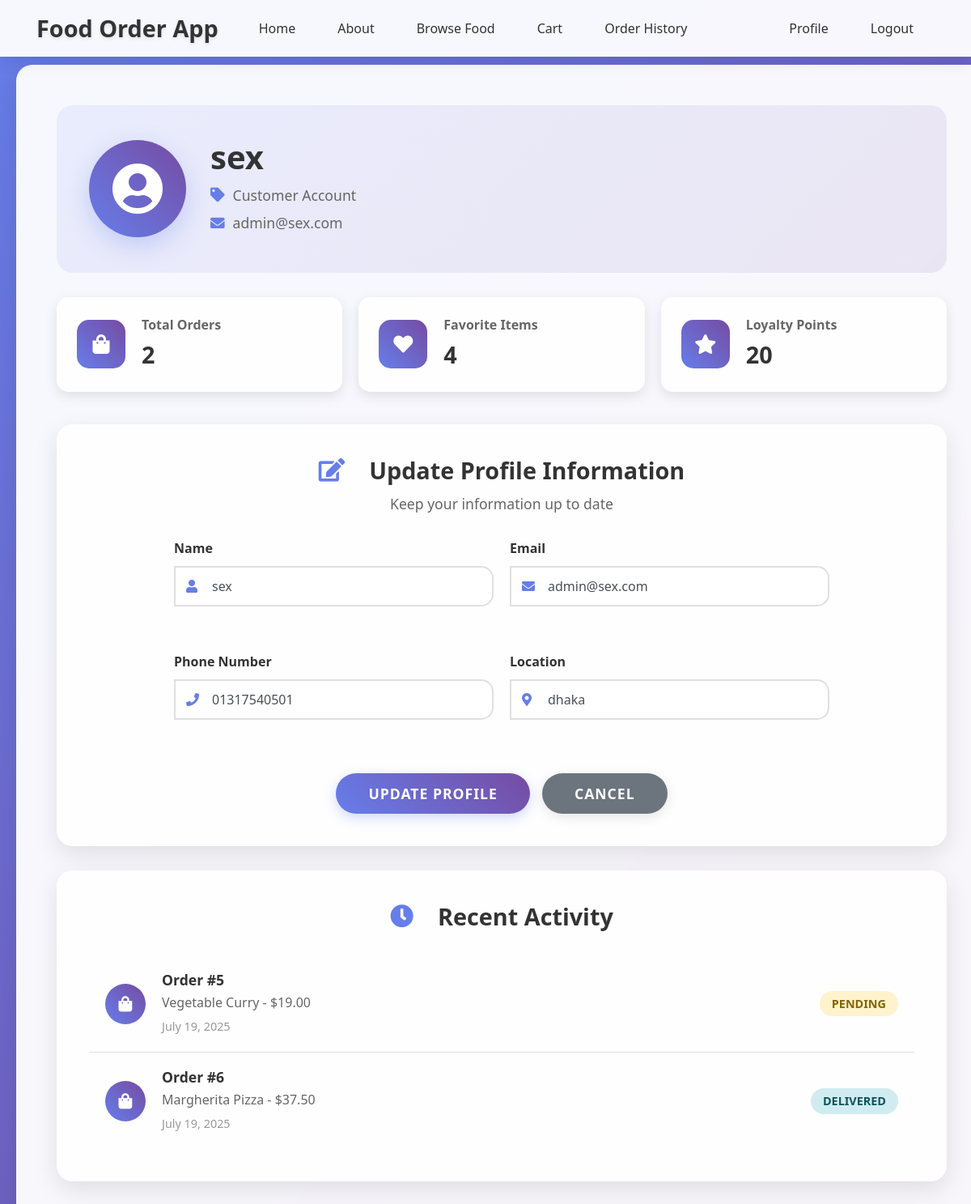
/customer/profile (signed in), run on an earlier commit of the app's database.
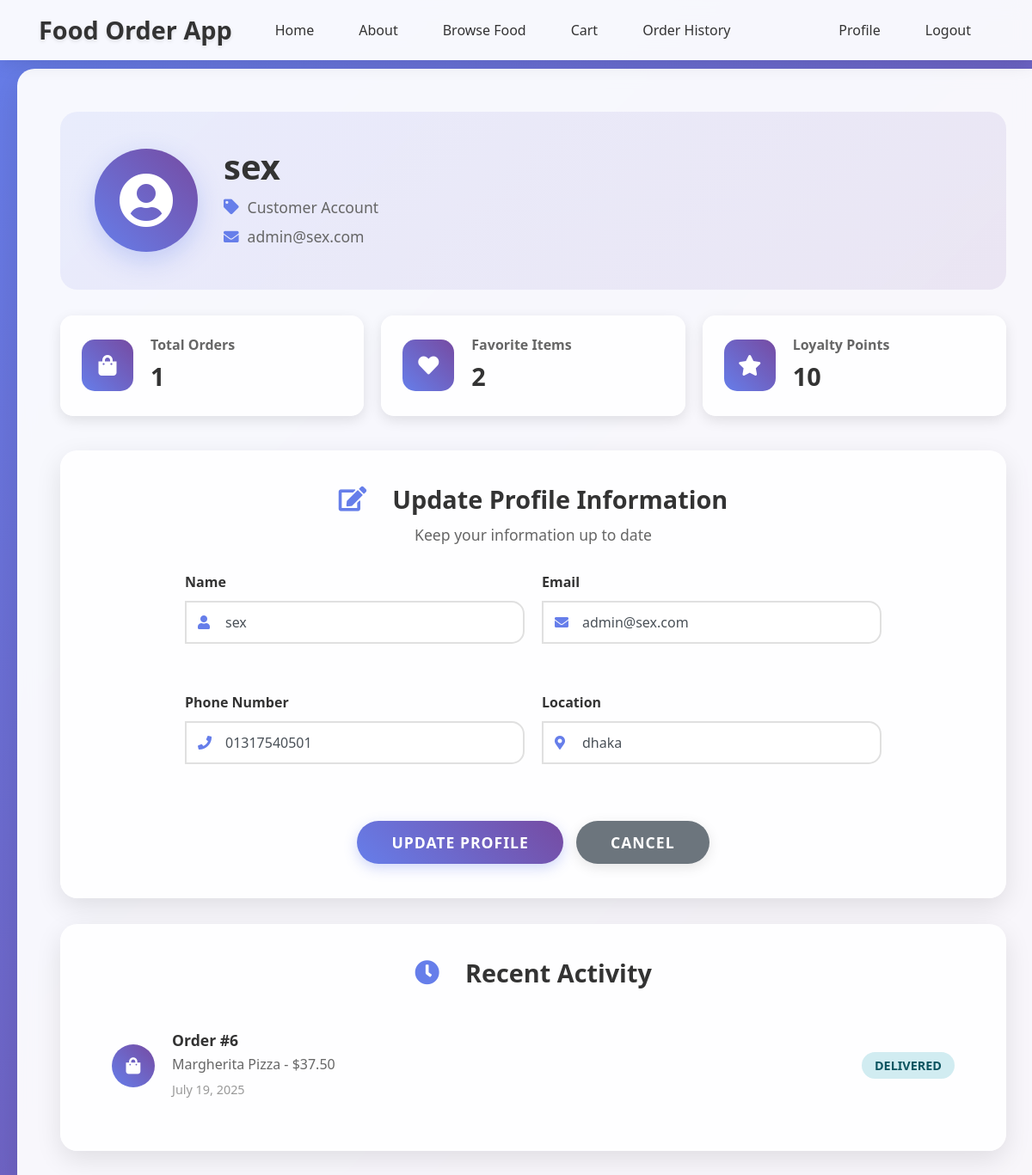
And on a later commit of the database.
### app/models/order.py (models this page shows, shortened)
class Order(db.Model):
    __tablename__ = 'orders'
    id = db.Column(db.Integer, primary_key=True)
    customer_id = db.Column(db.Integer, db.ForeignKey('users.id'), nullable=False)
    food_item_id = db.Column(db.Integer, db.ForeignKey('food_items.id'), nullable=False)
    restaurant_id = db.Column(db.Integer, db.ForeignKey('users.id'), nullable=False)
    quantity = db.Column(db.Integer, nullable=False)
    total_price = db.Column(db.Numeric(10, 2), nullable=False)
    status = db.Column(db.Enum('pending', 'accepted', 'preparing', 'ready', 'delivered', 'cancelled', name='order_status'), default='pending')
    payment_id = db.Column(db.Integer, db.ForeignKey('payments.id'), nullable=True)
    order_date = db.Column(db.DateTime, default=datetime.utcnow)
    payment = db.relationship("Payment", backref="order", uselist=False, foreign_keys="Order.payment_id")

### app/models/food_item.py (models this page shows, shortened)
class FoodItem(db.Model):
    __tablename__ = 'food_items'
    id = db.Column(db.Integer, primary_key=True)
    name = db.Column(db.String(100), nullable=False)
    description = db.Column(db.Text, nullable=True)
    price = db.Column(db.Numeric(10, 2), nullable=False)
    image_url = db.Column(db.String(200), nullable=True)
    restaurant_id = db.Column(db.Integer, db.ForeignKey('users.id'), nullable=False)
    created_at = db.Column(db.DateTime, default=datetime.utcnow)
    orders = db.relationship('Order', backref='food_item', lazy=True)

### app/routes/customer.py (the view)
@customer.route("/profile", methods=["GET", "POST"])
@login_required
@customer_required
def profile():
    form = UpdateProfileForm()
    if form.validate_on_submit():
        current_user.name = form.name.data
        current_user.email = form.email.data
        current_user.phone_number = form.phone_number.data
        current_user.location = form.location.data
        db.session.commit()
        flash("Your profile has been updated!", "success")
        return redirect(url_for("customer.profile"))
    elif request.method == "GET":
        form.name.data = current_user.name
        form.email.data = current_user.email
        form.phone_number.data = current_user.phone_number
        form.location.data = current_user.location
    return render_template("profile.html", title="Profile", form=form)

### app/utils/profile_forms.py (shortened to what this page needs)
class UpdateProfileForm(FlaskForm):
    name = StringField("Name", validators=[DataRequired(), Length(min=2, max=100)])
    email = StringField("Email", validators=[DataRequired(), Email()])
    phone_number = StringField("Phone Number", validators=[DataRequired(), Length(min=10, max=20)])
    location = StringField("Location", validators=[DataRequired(), Length(min=2, max=200)])
    submit = SubmitField("Update Profile")

### app/templates/profile.html (shortened to what the changed rows need)
{% extends "base.html" %}
{% block content %}
    <div class="profile-container">
        <div class="profile-header">
            <div class="profile-info">
                <h2 class="profile-name">{{ current_user.name }}</h2>
            </div>
        </div>
        <div class="profile-stats">
            {% if current_user.role == "customer" %}
                <div class="stat-card">
                    <div class="stat-icon">
                        <i class="fas fa-shopping-bag"></i>
                    </div>
                    <div class="stat-info">
                        <h3>Total Orders</h3>
                        <p>{{ current_user.orders_as_customer|length }}</p>
                    </div>
                </div>
                <div class="stat-card">
                    <div class="stat-icon">
                        <i class="fas fa-heart"></i>
                    </div>
                    <div class="stat-info">
                        <h3>Favorite Items</h3>
                        <p>{{ current_user.orders_as_customer|length * 2 }}</p>
                    </div>
                </div>
                <div class="stat-card">
                    <div class="stat-icon">
                        <i class="fas fa-star"></i>
                    </div>
                    <div class="stat-info">
                        <h3>Loyalty Points</h3>
                        <p>{{ current_user.orders_as_customer|length * 10 }}</p>
                    </div>
                </div>
            {% endif %}
        </div>
        {% if current_user.role == "customer" %}
            <div class="recent-activity">
                <div class="activity-list">
                    {% for order in current_user.orders_as_customer[:5] %}
                        <div class="activity-item">
                            <div class="activity-icon">
                                <i class="fas fa-shopping-bag"></i>
                            </div>
                            <div class="activity-content">
                                <h4>Order #{{ order.id }}</h4>
                                <p>{{ order.food_item.name }} - ${{ order.total_price }}</p>
                                <span class="activity-time">{{ order.order_date.strftime('%B %d, %Y') }}</span>
                            </div>
                            <div class="activity-status status-{{ order.status }}">
                                {{ order.status.title() }}
                            </div>
                        </div>
                    {% else %}
                        <div class="empty-activity">
                            <i class="fas fa-inbox"></i>
                            <p>No recent activity</p>
                        </div>
                    {% endfor %}
                </div>
            </div>
        {% endif %}
    </div>
{% endblock content %}

What changed in the data, as far as the page shows it:
removed Order: id "5", food_item.name "Vegetable Curry", total_price "19.00", order_date "July 19, 2025", status "PENDING"
Also different on the page:
{{ current_user.orders_as_customer|length }}: "2" → "1"
{{ current_user.orders_as_customer|length * 2 }}: "4" → "2"
{{ current_user.orders_as_customer|length * 10 }}: "20" → "10"
